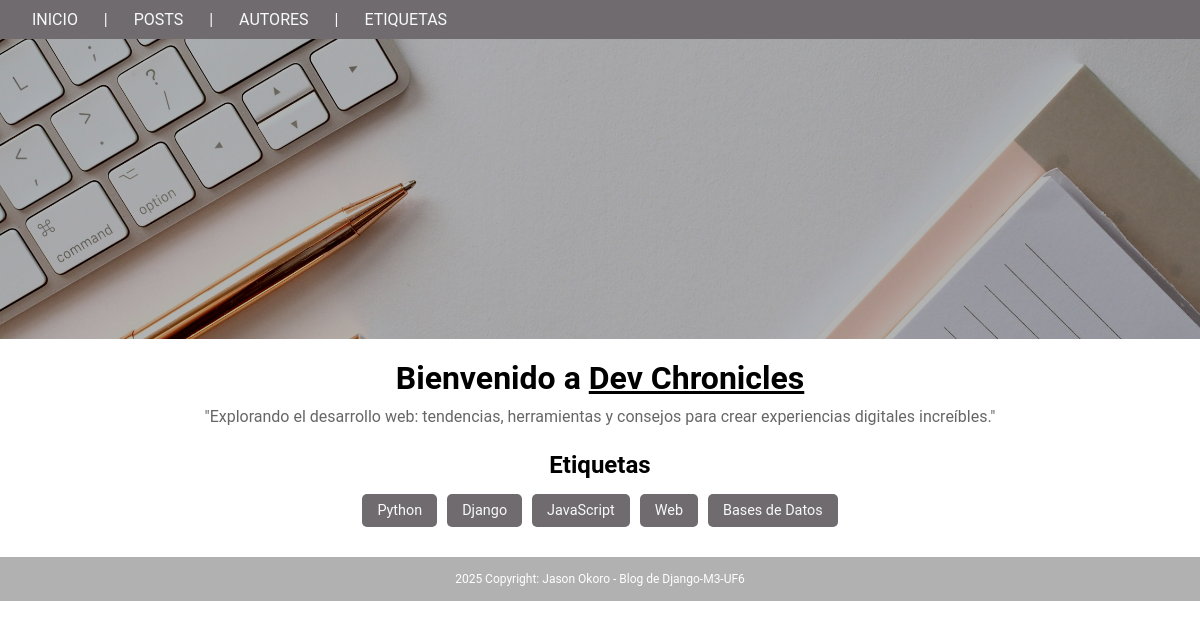
The page /tags/ on the database as committed earlier.
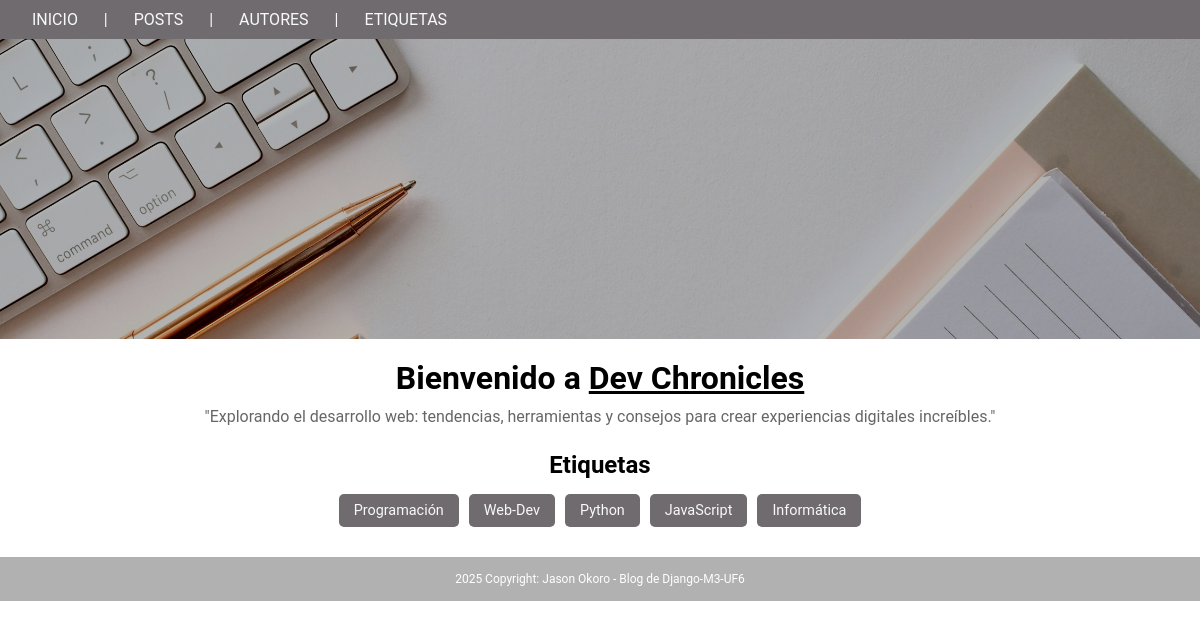
The same page on the database as committed later.
### blog/models.py (models this page shows, shortened)
class Tag(models.Model):
    caption = models.CharField(max_length=20, unique=True)

### blog/views.py (the view)
# urls.py: path('tags/', views.all_tags, name='tags-list'),
def all_tags(request):
    tags = Tag.objects.all()
    return render(request, 'blog/tags.html', {'tags': tags})

### blog/templates/blog/tags.html
{% extends "blog/base.html" %}
{% block content %}
<div class="welcome-section">
    <h2 id="h2-tags">Etiquetas</h2>
</div>
<section class="tags-grid">
    <div class="tag-container">
        {% for tag in tags %}
        <a href="{% url 'posts-by-tag-page' tag.caption %}" class="tag-btn">{{ tag.caption }}</a>
        {% endfor %}
    </div>
</section>
{% endblock %}

### blog/templates/blog/base.html (shortened to what this page needs)
{% load static %}
<!DOCTYPE html>
<html lang="es">
<head>
    <link rel="stylesheet" href="{% static 'blog/styles.css' %}">
</head>
<body>
    <nav>
        <a href="{% url 'starting-page' %}">INICIO</a> |
        <a href="{% url 'all-posts-page' %}">POSTS</a> |
        <a href="{% url 'authors-list' %}">AUTORES</a> |
        <a href="{% url 'tags-list' %}">ETIQUETAS</a>
    </nav>
    <header id="banner">
        <img src="{% static 'blog/images/im1.jpg' %}" alt="Blog M3-UF6">
    </header>
    <header id="main-title">
        <h1>Bienvenido a <span id="dev-chronicles">Dev Chronicles</span></h1>
        <p>"Explorando el desarrollo web: tendencias, herramientas y consejos para crear experiencias digitales increíbles."</p>
    </header>
    <main>
        {% block content %}{% endblock %}
    </main>
    <footer class="footer">
        <p>{% now "Y" %} Copyright: Jason Okoro - Blog de Django-M3-UF6</p>
    </footer>
</body>
</html>

### blog/static/blog/styles.css (style rules this page uses)
* { margin: 0; padding: 0; box-sizing: border-box; }
body { font-family: 'Roboto', sans-serif; }
#banner { position: relative; width: 100%; height: 300px; overflow: hidden; margin: 0; padding: 0; }
#banner img { width: 100%; height: 100%; object-fit: cover; filter: brightness(70%); margin: 0; padding: 0; }
#main-title { text-align: center; padding: 20px; }
#main-title h1 { font-size: 32px; margin-bottom: 10px; }
#main-title p { font-size: 16px; color: #666; }
header { background-color: #fff; padding: 20px; text-align: center; }
nav { background-color: #6f6b6f; color: #f9f9f9; padding: 10px; text-align: left; }
nav a { color: #f9f9f9; text-decoration: none; margin: 0 10px; padding: 8px 12px; border-radius: 5px; transition: background-color 0.3s ease, color 0.3s ease; }
.welcome-section { background-color: #fff; padding: 0px; margin: 5px 0; }
#dev-chronicles { text-decoration: underline; }
.footer { background-color: #b1b1b1; color: white; text-align: center; padding: 15px 15px; }
.footer p { font-size: 12px; }
.tags-grid .tag-container { display: flex; flex-wrap: wrap; gap: 10px; justify-content: center; margin-bottom: 30px; }
.tag-btn { display: inline-block; padding: 8px 15px; background-color: #6f6b6f; color: #f9f9f9; border: none; border-radius: 5px; text-decoration: none; font-size: 0.9rem; transition: background-color 0.3s ease; }
#h2-tags { text-align: center; margin-bottom: 15px; }

Rows that differ between the two databases and show on the page:
removed Tag: caption "Django"
removed Tag: caption "Web"
removed Tag: caption "Bases de Datos"
added Tag: caption "Programación"
added Tag: caption "Web-Dev"
added Tag: caption "Informática"
